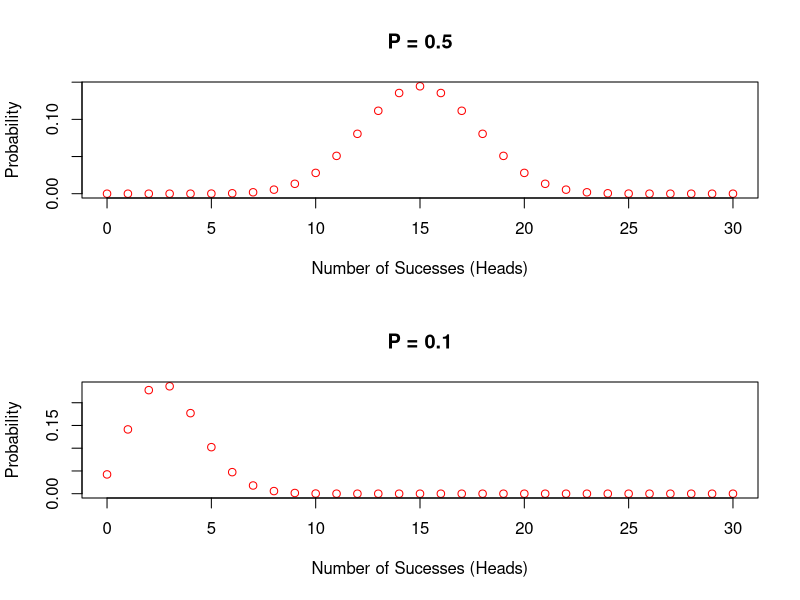

The R script that drew this image:
# Binomial Distribution

# n = number of trials
# x = sequence up to number of trials
# y = binomial distribution

# Plot both together
par(mfrow=c(2,1))

# P = 0.5 results in a symmetric plot
n <- 30
x <- seq(0, n)
y <- dbinom(x, n, 0.5)
plot(x, y, col = "red", main = "P = 0.5", xlab = "Number of Sucesses (Heads)", ylab = "Probability")

# P = 0.1
n <- 30
x <- seq(0, n)
y <- dbinom(x, n, 0.1)
plot(x, y, col = "red", main = "P = 0.1", xlab = "Number of Sucesses (Heads)", ylab = "Probability")